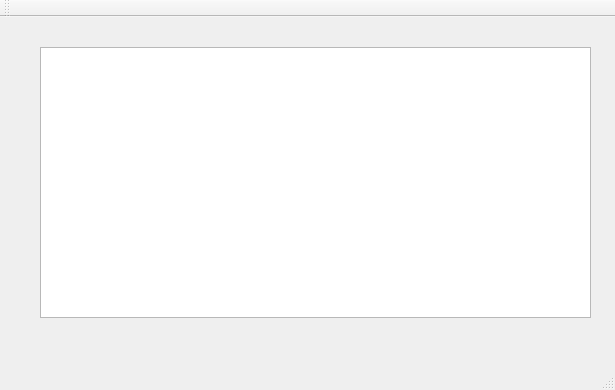
<?xml version="1.0" encoding="UTF-8"?>
<ui version="4.0">
 <class>MainWindow</class>
 <widget class="QMainWindow" name="MainWindow">
  <property name="geometry">
   <rect>
    <x>0</x>
    <y>0</y>
    <width>615</width>
    <height>390</height>
   </rect>
  </property>
  <property name="windowTitle">
   <string>MainWindow</string>
  </property>
  <widget class="QWidget" name="centralWidget">
   <widget class="QTableView" name="tableView">
    <property name="geometry">
     <rect>
      <x>40</x>
      <y>30</y>
      <width>551</width>
      <height>271</height>
     </rect>
    </property>
   </widget>
  </widget>
  <widget class="QMenuBar" name="menuBar">
   <property name="geometry">
    <rect>
     <x>0</x>
     <y>0</y>
     <width>615</width>
     <height>25</height>
    </rect>
   </property>
  </widget>
  <widget class="QToolBar" name="mainToolBar">
   <attribute name="toolBarArea">
    <enum>TopToolBarArea</enum>
   </attribute>
   <attribute name="toolBarBreak">
    <bool>false</bool>
   </attribute>
  </widget>
  <widget class="QStatusBar" name="statusBar"/>
 </widget>
 <layoutdefault spacing="6" margin="11"/>
 <resources/>
 <connections/>
</ui>
